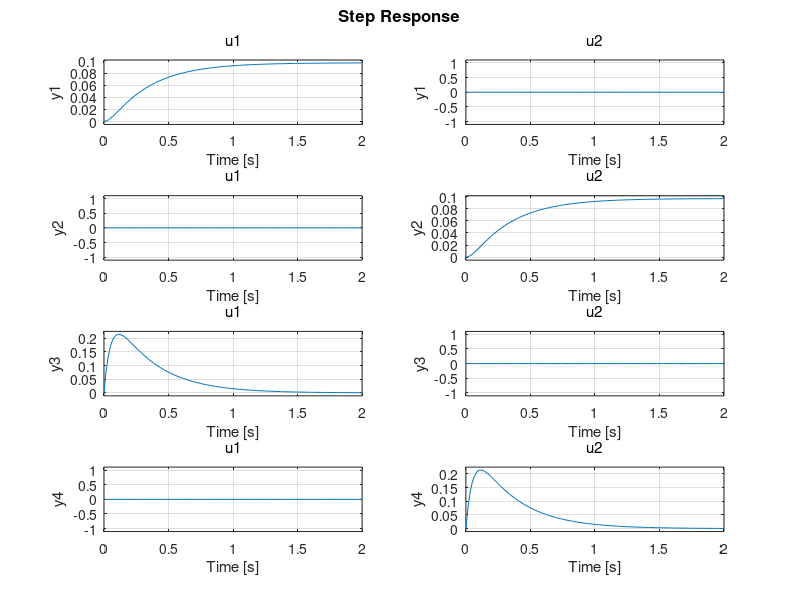

Source code (MATLAB):
% %capstone SIM+CONTROL 
%to be used in raspb pi, this script is explicitly to compute the
%Controller matrix that expresses the dynamics
%everything will be in SI unit
clc; clear; close all;
%%FOR INVERTED PENDULUM 
%%FOR INVERTED PENDULUM
%%FOR INVERTED PENDULUM 
%%FOR INVERTED PENDULUM

I=4;
leverArm=0.1; %%cp-cg, center of pressure-center of gravity
CNa=37*pi/180;
%%putting aerodynamic plant+control in a system of form xdot=Ax+Bu, where
%%x represents the state
density=1;
v=150; %%roughly half the speed of sound, this is the freestream air speed
A=0.25*pi*(6*25.4)^2;
%C1=-CNa*leverArm*(0.5*density*v^2)/I;
C1=14.61;
C2=-CNa*(leverArm^2)*(0.5*density*v)/I;
A=[0 0 1 0; 0 0 0 1; C1 0 C2 0; 0 C1 0 C2]; 
%%note that damping is basically miniscule compared to spring constant
%%calling it spring constant because this is basically just a mass spring
%%differential equation
%%our u input here is the angle, we will have to change this to represent
%%the actual actuation of the piston, AJ i can explain this in person
leverArmMotor=0.25;
Thrust=92;%N
%torque is then Thrust*LeverArmMotor*theta, theta is in our state
%recall that our state vector is [theta1,theta2,thetaDot1,thetaDot2]
C3=Thrust*leverArmMotor/I;
%B matrix in the dynamical system
B=[0 0; 0 0; C3 0; 0 C3];
%%
Bchopped=[C3 0 0 0; 0 C3 0 0];
%%%from rishi Jan 16 2022, the B matrix that determines the optimal control
%%tf had to be edited such that it was clear that only the angular output
%%could be changed into angular acceleration via the motor's thrust
%%defining the Q and R matrices, making them default for now, effectively
%%these are the quantities we play with for tuning, where R defines the
%%weight of our actuators on the optimization function, and Q defines the
%%weight of how close we have to be to the reference (0 angle, 0 angular
%%velocity) We can talk more on this
Q=[100 0 0 0; 0 100 0 0; 0 0 10 0; 0 0 0 10];
R=[1,0;0,1];
%R=Q because i was lazy
[K1,S1,P1] = lqr(A,B,Q,R);
C=eye(4,4);
D=zeros(4,2);

sys=ss(A-B*K1,B,C,D);
step(sys)
